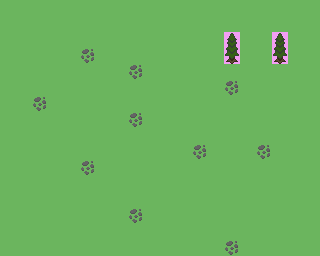

The image is a tile-based game level rendered from a .tmx file. Its description and source (layers, tilesets, objects; grid data summarised) follow:
An orthogonal 20x16 tile map with 16x16 px tiles, 1 tile layer (Tile Layer 1).

<map version="1.2" tiledversion="1.3.5" orientation="orthogonal" renderorder="right-down" width="20" height="16" tilewidth="16" tileheight="16" infinite="0" nextlayerid="2" nextobjectid="1">
 <tileset firstgid="1" source="tileset16.tsx" />
 <layer id="1" name="Tile Layer 1" width="20" height="16">
  <data>[320 cells, 320 non-empty, 4 distinct tile ids]</data>
 </layer>
</map>
